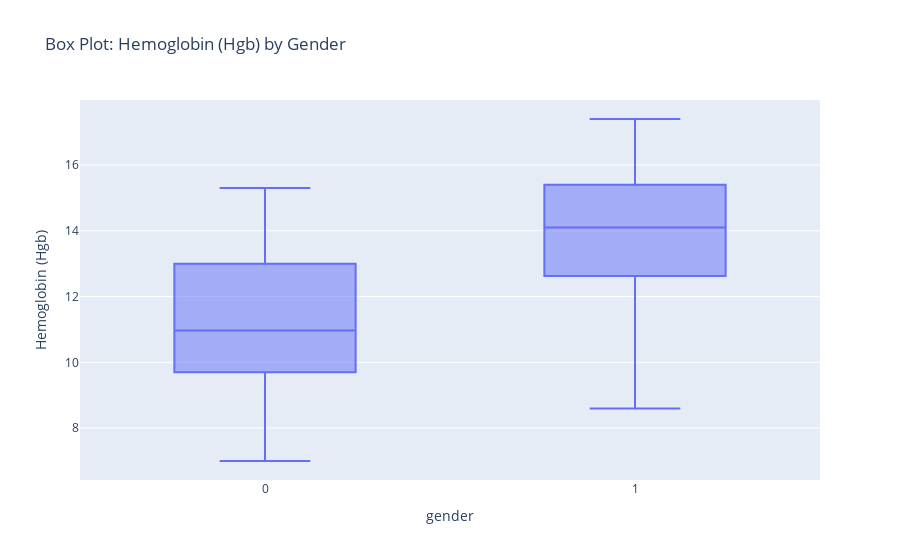

The cell this chart's notebook holds for it:
### Code cell
box_fig = px.box(
    df, 
    x='gender', 
    y='Hgb', 
    title='Box Plot: Hemoglobin (Hgb) by Gender',
    labels={'Hgb': 'Hemoglobin (Hgb)'}
)
box_fig.show()

### Figure 1 — Plotly figure (JSON) as saved in the notebook; plotly's stock layout.template omitted (floating-point values rounded to 4 significant figures; data arrays with more than 128 entries replaced by an {"elided": "..."} marker saying what was removed)
{"data": [{"alignmentgroup": "True", "hovertemplate": "gender=%{x}<br>Hemoglobin (Hgb)=%{y}<extra></extra>", "legendgroup": "", "marker": {"color": "#636efa"}, "name": "", "notched": false, "offsetgroup": "", "orientation": "v", "showlegend": false, "type": "box", "x": {"elided": "217 int values"}, "x0": " ", "xaxis": "x", "y": {"elided": "217 float values"}, "y0": " ", "yaxis": "y"}], "layout": {"boxmode": "group", "legend": {"tracegroupgap": 0}, "title": {"text": "Box Plot: Hemoglobin (Hgb) by Gender"}, "xaxis": {"anchor": "y", "domain": [0, 1], "title": {"text": "gender"}}, "yaxis": {"anchor": "x", "domain": [0, 1], "title": {"text": "Hemoglobin (Hgb)"}}}}
